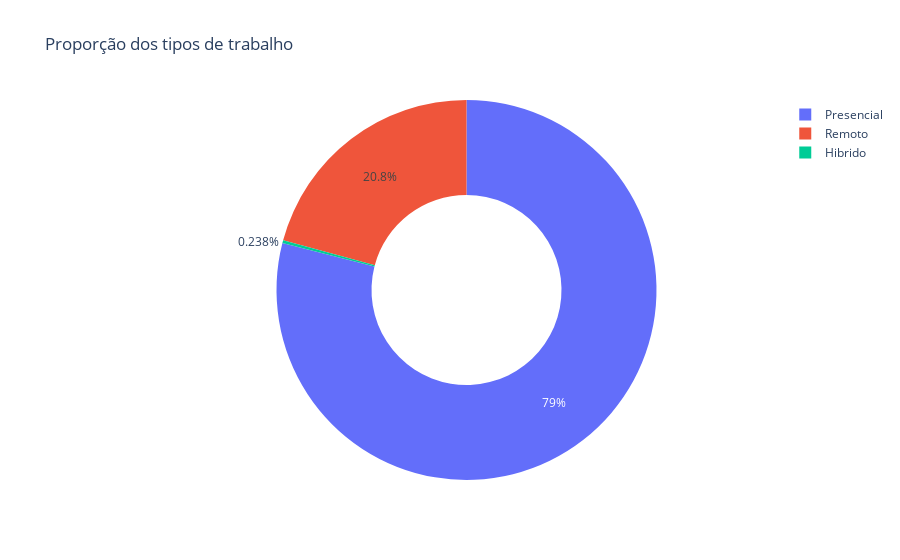

Notebook code cell kept with this figure:
### Code cell
remoto_contagem = df['remoto'].value_counts().reset_index()
remoto_contagem.columns = ['tipo_trabalho', 'quantidade']

fig = px.pie(remoto_contagem,
             names='tipo_trabalho',
             values='quantidade',
             title='Proporção dos tipos de trabalho',
             hole=0.5
          )

fig.show()

### Figure 1 — Plotly figure (JSON) as saved in the notebook; plotly's stock layout.template omitted (floating-point values rounded to 4 significant figures)
{"data": [{"domain": {"x": [0, 1], "y": [0, 1]}, "hole": 0.5, "hovertemplate": "tipo_trabalho=%{label}<br>quantidade=%{value}<extra></extra>", "labels": ["Presencial", "Remoto", "Hibrido"], "legendgroup": "", "name": "", "showlegend": true, "type": "pie", "values": [105305, 27716, 318]}], "layout": {"legend": {"tracegroupgap": 0}, "title": {"text": "Proporção dos tipos de trabalho"}}}
